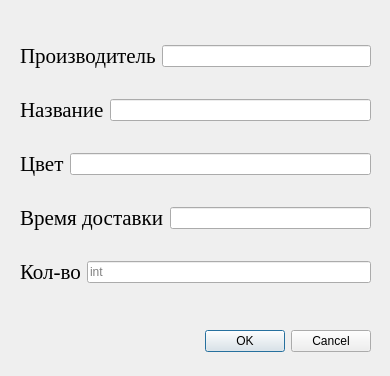
<?xml version="1.0" encoding="UTF-8"?>
<ui version="4.0">
 <class>adding</class>
 <widget class="QDialog" name="adding">
  <property name="geometry">
   <rect>
    <x>0</x>
    <y>0</y>
    <width>390</width>
    <height>376</height>
   </rect>
  </property>
  <property name="windowTitle">
   <string>Dialog</string>
  </property>
  <widget class="QWidget" name="layoutWidget">
   <property name="geometry">
    <rect>
     <x>20</x>
     <y>20</y>
     <width>351</width>
     <height>291</height>
    </rect>
   </property>
   <layout class="QVBoxLayout" name="verticalLayout">
    <item>
     <layout class="QHBoxLayout" name="horizontalLayout">
      <item>
       <widget class="QLabel" name="label">
        <property name="font">
         <font>
          <family>Times New Roman</family>
          <pointsize>16</pointsize>
         </font>
        </property>
        <property name="text">
         <string>Производитель</string>
        </property>
       </widget>
      </item>
      <item>
       <widget class="QLineEdit" name="creator"/>
      </item>
     </layout>
    </item>
    <item>
     <layout class="QHBoxLayout" name="horizontalLayout_2">
      <item>
       <widget class="QLabel" name="label_2">
        <property name="font">
         <font>
          <family>Times New Roman</family>
          <pointsize>16</pointsize>
         </font>
        </property>
        <property name="text">
         <string>Название</string>
        </property>
       </widget>
      </item>
      <item>
       <widget class="QLineEdit" name="name"/>
      </item>
     </layout>
    </item>
    <item>
     <layout class="QHBoxLayout" name="horizontalLayout_3">
      <item>
       <widget class="QLabel" name="label_3">
        <property name="font">
         <font>
          <family>Times New Roman</family>
          <pointsize>16</pointsize>
         </font>
        </property>
        <property name="text">
         <string>Цвет</string>
        </property>
       </widget>
      </item>
      <item>
       <widget class="QLineEdit" name="color"/>
      </item>
     </layout>
    </item>
    <item>
     <layout class="QHBoxLayout" name="horizontalLayout_5">
      <item>
       <widget class="QLabel" name="label_5">
        <property name="font">
         <font>
          <family>Times New Roman</family>
          <pointsize>16</pointsize>
         </font>
        </property>
        <property name="text">
         <string>Время доставки</string>
        </property>
       </widget>
      </item>
      <item>
       <widget class="QLineEdit" name="delivery_time"/>
      </item>
     </layout>
    </item>
    <item>
     <layout class="QHBoxLayout" name="horizontalLayout_4">
      <item>
       <widget class="QLabel" name="label_4">
        <property name="font">
         <font>
          <family>Times New Roman</family>
          <pointsize>16</pointsize>
         </font>
        </property>
        <property name="text">
         <string>Кол-во</string>
        </property>
       </widget>
      </item>
      <item>
       <widget class="QLineEdit" name="count">
        <property name="inputMask">
         <string/>
        </property>
        <property name="text">
         <string/>
        </property>
        <property name="placeholderText">
         <string>int</string>
        </property>
       </widget>
      </item>
     </layout>
    </item>
   </layout>
  </widget>
  <widget class="QWidget" name="">
   <property name="geometry">
    <rect>
     <x>20</x>
     <y>330</y>
     <width>351</width>
     <height>23</height>
    </rect>
   </property>
   <layout class="QHBoxLayout" name="horizontalLayout_6">
    <item>
     <widget class="QDialogButtonBox" name="buttonBox">
      <property name="orientation">
       <enum>Qt::Horizontal</enum>
      </property>
      <property name="standardButtons">
       <set>QDialogButtonBox::Cancel|QDialogButtonBox::Ok</set>
      </property>
     </widget>
    </item>
   </layout>
  </widget>
 </widget>
 <resources/>
 <connections>
  <connection>
   <sender>buttonBox</sender>
   <signal>accepted()</signal>
   <receiver>adding</receiver>
   <slot>accept()</slot>
   <hints>
    <hint type="sourcelabel">
     <x>248</x>
     <y>254</y>
    </hint>
    <hint type="destinationlabel">
     <x>157</x>
     <y>274</y>
    </hint>
   </hints>
  </connection>
  <connection>
   <sender>buttonBox</sender>
   <signal>rejected()</signal>
   <receiver>adding</receiver>
   <slot>reject()</slot>
   <hints>
    <hint type="sourcelabel">
     <x>316</x>
     <y>260</y>
    </hint>
    <hint type="destinationlabel">
     <x>286</x>
     <y>274</y>
    </hint>
   </hints>
  </connection>
 </connections>
</ui>
